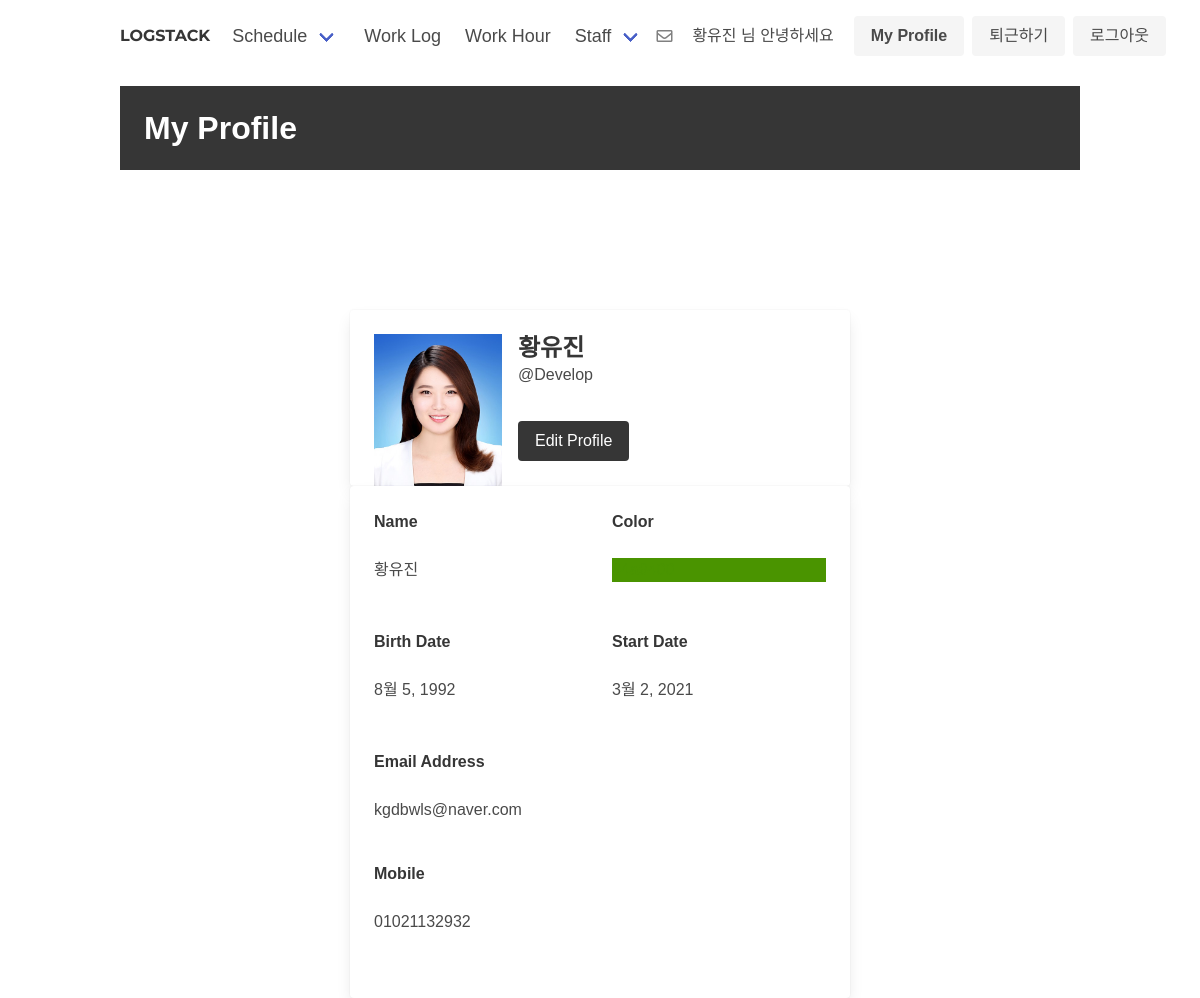
Screenshot of /profile (signed in) with the database file from the repository.
### authy/models.py (models this page shows, shortened)
class Profile(models.Model):
    user = models.ForeignKey(User, on_delete=models.CASCADE)
    team = models.ForeignKey(Team, on_delete=models.SET_NULL, blank=True, null=True)
    position = models.ForeignKey(Position, on_delete=models.SET_NULL, blank=True, null=True)
    name = models.CharField(max_length=25, blank=True, default="")
    birth_day = models.DateField(blank=True, null=True)
    phone_number = models.CharField(max_length=50, blank=True, null=True)
    email_address = models.CharField(max_length=100, blank=True, default="")
    currently_employed = models.BooleanField(default=True)
    picture = models.ImageField(upload_to=user_directory_path, blank=True, null=True, verbose_name='Picture')
    start_date = models.DateField(blank=True, null=True)
    color = models.CharField(default=random_string, max_length=100)
    vacation = models.FloatField(default=0.0)

class Team(models.Model):
    name = models.CharField(max_length=50)
    date = models.DateField(auto_now_add=True)
    def __str__(self):
        return self.name

### authy/views.py (the view)
# urls.py: path('profile', ProfileView, name='profile'),
@login_required
def ProfileView(request):
    user_id = request.user.id
    profile = get_object_or_404(Profile, user_id=user_id)
    context = {
        'profile': profile
    }
    return render(request,'user_info.html', context)

### authy/views.py (called while the page is built)
def check_manager(request):
    if request.user.is_authenticated:
        profile = Profile.objects.get_or_create(user=request.user)[0]
        return {
            'team_manager': TeamManager.objects.filter(user=request.user).exists() or request.user.is_superuser,
            'name': profile.name,
        }
    else:
        return {
            'team_manager': False
        }

### directs/views.py (called while the page is built)
def checkDirects(request):
    directs_count = 0
    if request.user.is_authenticated:
        directs_count = Message.objects.all().filter(user=request.user, recipient=request.user, is_read=False).count()
    return {'directs_count': directs_count}

### work_log/views.py (called while the page is built)
def check_work_log(request):
    if request.user.is_authenticated:
        work_hours = WorkHour.objects.filter(user=request.user, end_time__isnull=True, date__lt=timezone.now().date())
        if work_hours.exists():
            return {'work_hours': work_hours}
        else:
            return {'work_hours': 'no'}
    else:
        return {'work_hours': 'no'}

### work_logstack/templates/user_info.html (shortened to what this page needs)
{% extends 'base.html' %}
{% block content %}
<div class="container">
    <br>
    <div class="hero is-dark is-small">
        <div class="hero-body">
            <p class="title">
                My Profile
            </p>
        </div>
    </div>
<div class="profile_body">
{% if profile %}
<div class="profile">
    <div class="card">
      <div class="card-content">
        <div class="media">
          <div class="media-left">
                <figure class="image is-128x128">
                  <img src="{% if profile.picture %}
          {{ profile.picture.url }} {% else %} https://bulma.io/images/placeholders/128x128.png {% endif %}">
                 </figure>
          </div>
            <div class="media-content">
            <p class="title is-4">{{ profile.user }}</p>
            <p class="subtitle is-6">@{{ profile.team }}</p>
            <a style="margin-top:12px;" class="button is-dark" href="{% url 'editprofile' %}">Edit Profile</a>
          </div>
        </div>
      </div>
    </div>
    <div class="card">
      <div class="card-content">
        <div class="content">
            <div class="columns">
                <div class="column">
                    <strong><p>Name</p></strong>
                    <br>
                    {% if profile.name != None %}
                    <p>{{ profile.name }}</p>
                    {% else %}
                    <p></p>
                    {% endif %}
                </div>
                <div class="column">
                    <strong><p>Color</p></strong>
                    <br>
                    {% if profile.color != None %}
                    <p style="background-color: {{ profile.color }}; color: {{ profile.color }};">{{ profile.color }}</p>
                    {% else %}
                    <p></p>
                    {% endif %}
                </div>
            </div>
            <br>
            <div class="columns">
                <div class="column">
                    <strong><p>Birth Date</p></strong>
                    <br>
                    {% if profile.birth_day != None %}
                    <p>{{ profile.birth_day }}</p>
                    {% else %}
                    <p></p>
                    {% endif %}
                </div>
                <div class="column">
                    <strong><p>Start Date</p></strong>
                     <br>
                    {% if profile.start_date != None %}
                    <p>{{ profile.start_date }}</p>
                    {% else %}
                    <p></p>
                    {% endif %}
                </div>
            </div>
            <br>
            <strong><p>Email Address</p></strong>
             <br>
            {% if profile.email_address != None %}
            <p>{{ profile.email_address }}</p>
            {% else %}
            <p></p>
            {% endif %}
            <br>
            <strong><p>Mobile</p></strong>
             <br>
            {% if profile.phone_number != None %}
            <p>{{ profile.phone_number }}</p>
            {% else %}
            <p></p>
            {% endif %}
            <br>
        </div>
      </div>
    </div>
</div>
{% endif %}
</div>
    </div>
{% endblock %}

### work_logstack/templates/base.html (shortened to what this page needs)
{% load static %}
<!DOCTYPE html>
<html lang="en">
<head>
    <link rel="stylesheet" href="https://cdn.jsdelivr.net/npm/bulma@0.9.1/css/bulma.min.css">
    <link rel="stylesheet" href="https://cdnjs.cloudflare.com/ajax/libs/font-awesome/5.8.2/css/all.min.css"/>
<body>
<div class="container">
    <nav class="navbar" role="navigation" aria-label="main navigation">
        <strong class="logo"><p style="font-family: 'Montserrat', sans-serif; "><a href="{% url 'schedule-index' %}" style="text-decorations:none; color:inherit;">LOGSTACK</a></p></strong>
        <div id="navbarBasicExample" class="navbar-menu">
            <div class="navbar-start">
                <div class="navbar-item has-dropdown is-hoverable">
                    <a class="navbar-link">
                        Schedule
                    </a>
                </div>
                <a href="{% url 'work_log_list' %}" class="navbar-item">
                    Work Log
                </a>
                {% if not team_manager %}
                <a href="{% url 'work_hour_check' %}" class="navbar-item">
                    Work Hour
                </a>
                {% endif %}
                <div class="navbar-item has-dropdown is-hoverable">
                    <a class="navbar-link">
                        Staff
                    </a>
                </div>
            </div>
            <div class="navbar-end" style="padding-right:12px;">
                    <div class="buttons">
                        {% if user.is_authenticated %}
                        {% if directs_count > 0 %}
                          <a href="javascript:popup()" style="margin-right:20px; margin-bottom:7px; color: blue;"><i class="fas fa-envelope"></i></a>
                         {% else %}
                         <a href="javascript:popup()" style="margin-right:20px; margin-bottom:7px; color: gray;"><i class="far fa-envelope"></i></a>
                        {% endif %}
                        <div style="margin-right:20px; margin-bottom:0.5rem;">
                            {% if name != None %}
                            {{ name }}
                            {% else %}
                            팀원
                            {% endif %}
                            님 안녕하세요
                        </div>
                        <a class="button is-light" href="{% url 'editprofile' %}">
                            <strong>My Profile</strong>
                        </a>
                        {% if not team_manager %}
                        <a class="button is-light" href="{% url 'work_log_write' %}">
                            퇴근하기
                        </a>
                        {% endif %}
                        <a class="button is-light" href="{% url 'logout' %}">
                            로그아웃
                        </a>
                        {% endif %}
                    </div>
            </div>
        </div>
    </nav>
</div>
{% block content %}
{% endblock %}
</body>
</html>

### work_logstack/templates/base.html (style rules this page uses)
.navbar-item { font-size:18px; }
body { font-family: 'Titillium Web', sans-serif; }
.navbar { margin-top:10px; }
.logo { display: flex; flex-direction: column; text-align: center; justify-content: center; margin-right: 10px; }

### work_logstack/templates/user_info.html (style rules this page uses)
.profile_body { padding-top:140px; display: flex; justify-content: center; align-items: center; }
.profile { width:500px; }

### rows the page displays
Profile: name "황유진", picture (placeholder picture), user "황유진", team "Develop", birth_day "8월 5, 1992", start_date "3월 2, 2021", email_address "kgdbwls@naver.com", phone_number "01021132932"
